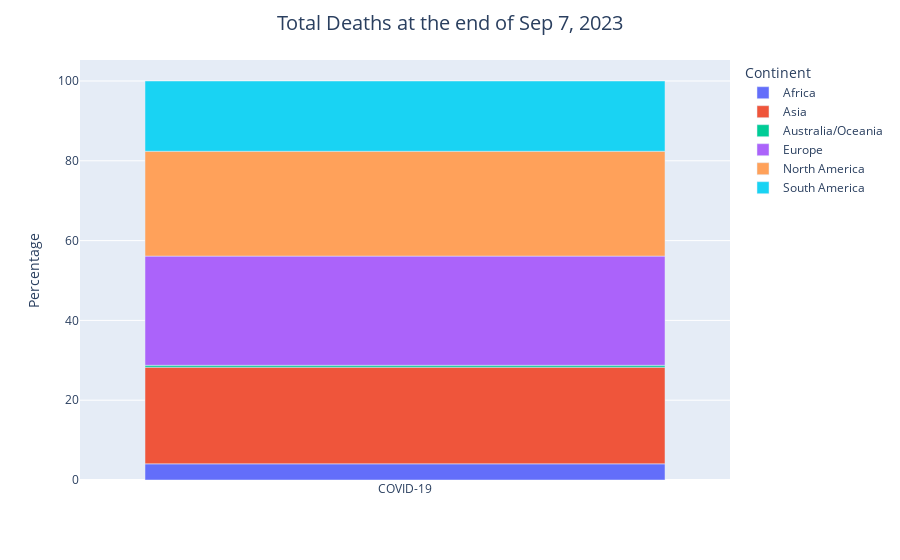

Notebook cell for this chart:
### Code cell
continent_visualization(deaths_vis_list)

### Figure 1 — Plotly figure (JSON) as saved in the notebook; plotly's stock layout.template omitted (floating-point values rounded to 4 significant figures)
{"data": [{"alignmentgroup": "True", "customdata": [[253598]], "hovertemplate": "Continent=Africa<br>Virus=%{x}<br>Percentage=%{y}<br>Total Deaths=%{customdata[0]}<extra></extra>", "legendgroup": "Africa", "marker": {"color": "#636efa", "pattern": {"shape": ""}}, "name": "Africa", "offsetgroup": "Africa", "orientation": "v", "showlegend": true, "textposition": "auto", "type": "bar", "x": ["COVID-19"], "xaxis": "x", "y": [4.05], "yaxis": "y"}, {"alignmentgroup": "True", "customdata": [[1515503]], "hovertemplate": "Continent=Asia<br>Virus=%{x}<br>Percentage=%{y}<br>Total Deaths=%{customdata[0]}<extra></extra>", "legendgroup": "Asia", "marker": {"color": "#EF553B", "pattern": {"shape": ""}}, "name": "Asia", "offsetgroup": "Asia", "orientation": "v", "showlegend": true, "textposition": "auto", "type": "bar", "x": ["COVID-19"], "xaxis": "x", "y": [24.22], "yaxis": "y"}, {"alignmentgroup": "True", "customdata": [[30244]], "hovertemplate": "Continent=Australia/Oceania<br>Virus=%{x}<br>Percentage=%{y}<br>Total Deaths=%{customdata[0]}<extra></extra>", "legendgroup": "Australia/Oceania", "marker": {"color": "#00cc96", "pattern": {"shape": ""}}, "name": "Australia/Oceania", "offsetgroup": "Australia/Oceania", "orientation": "v", "showlegend": true, "textposition": "auto", "type": "bar", "x": ["COVID-19"], "xaxis": "x", "y": [0.48], "yaxis": "y"}, {"alignmentgroup": "True", "customdata": [[1712248]], "hovertemplate": "Continent=Europe<br>Virus=%{x}<br>Percentage=%{y}<br>Total Deaths=%{customdata[0]}<extra></extra>", "legendgroup": "Europe", "marker": {"color": "#ab63fa", "pattern": {"shape": ""}}, "name": "Europe", "offsetgroup": "Europe", "orientation": "v", "showlegend": true, "textposition": "auto", "type": "bar", "x": ["COVID-19"], "xaxis": "x", "y": [27.36], "yaxis": "y"}, {"alignmentgroup": "True", "customdata": [[1644432]], "hovertemplate": "Continent=North America<br>Virus=%{x}<br>Percentage=%{y}<br>Total Deaths=%{customdata[0]}<extra></extra>", "legendgroup": "North America", "marker": {"color": "#FFA15A", "pattern": {"shape": ""}}, "name": "North America", "offsetgroup": "North America", "orientation": "v", "showlegend": true, "textposition": "auto", "type": "bar", "x": ["COVID-19"], "xaxis": "x", "y": [26.28], "yaxis": "y"}, {"alignmentgroup": "True", "customdata": [[1102371]], "hovertemplate": "Continent=South America<br>Virus=%{x}<br>Percentage=%{y}<br>Total Deaths=%{customdata[0]}<extra></extra>", "legendgroup": "South America", "marker": {"color": "#19d3f3", "pattern": {"shape": ""}}, "name": "South America", "offsetgroup": "South America", "orientation": "v", "showlegend": true, "textposition": "auto", "type": "bar", "x": ["COVID-19"], "xaxis": "x", "y": [17.61], "yaxis": "y"}], "layout": {"barmode": "relative", "legend": {"title": {"text": "Continent"}, "tracegroupgap": 0}, "margin": {"t": 60}, "title": {"font": {"size": 20}, "text": "Total Deaths at the end of Sep 7, 2023", "x": 0.5, "xanchor": "center"}, "xaxis": {"anchor": "y", "domain": [0.0, 1.0], "title": {"text": ""}}, "yaxis": {"anchor": "x", "domain": [0.0, 1.0], "title": {"text": "Percentage"}}}}
